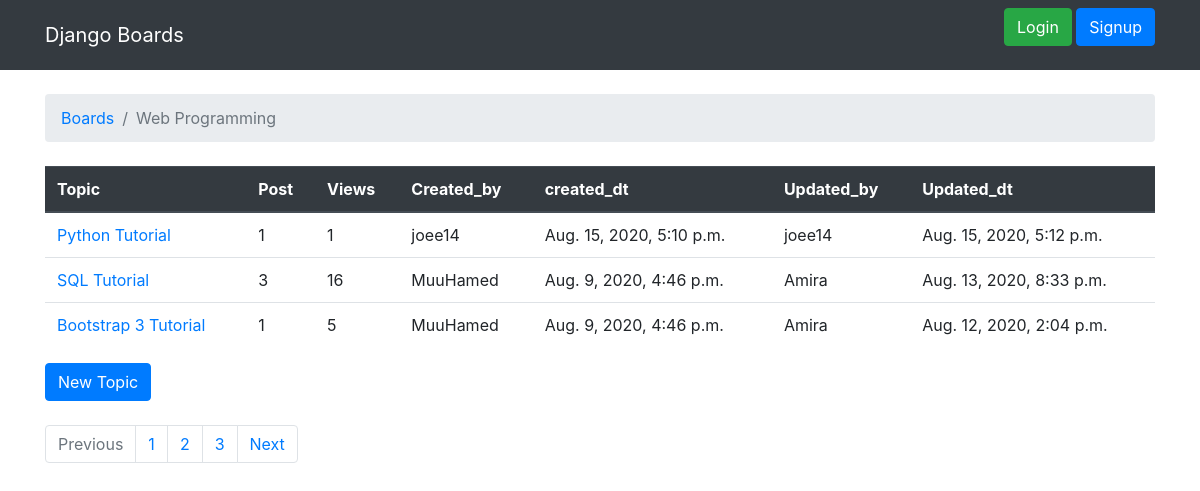
Screenshot of /dicussion_board/boards/1/ with the database file from the repository.
### boards/models.py (models this page shows, shortened)
class Board(models.Model):
    objects = None
    name = models.CharField(max_length=150, unique=True)
    description = models.CharField(max_length=150)
    def __str__(self):
        return self.name

class Topic(models.Model):
    objects = None
    subject = models.CharField(max_length=265)
    board = models.ForeignKey(Board, related_name='topics', on_delete=models.CASCADE)
    created_by = models.ForeignKey(User, related_name='topics', on_delete=models.CASCADE)
    created_dt = models.DateTimeField(auto_now_add=True)
    views = models.PositiveIntegerField(default=0)
    updated_by = models.ForeignKey(User, null=True, related_name='+', on_delete=models.CASCADE)
    updated_dt = models.DateTimeField(null=True)

### boards/views.py (the view)
# urls.py: path('boards/<int:id>/', views.board_topics, name='board_topics'),
def board_topics(request, id):
    board = get_object_or_404(Board, id=id)
    print(board)
    queryset = board.topics.order_by('-created_dt').annotate(comments=Count('posts'))
    page = request.GET.get('page', 1)
    paginator = Paginator(queryset, 3)
    try:
        topics = paginator.page(page)
    except PageNotAnInteger:
        topics = paginator.page(1)
    except EmptyPage:
        topics = paginator.page(paginator.num_pages)
    return render(request, 'topics.html', {'board': board, 'topics': topics})

### templates/topics.html (shortened to what this page needs)
{% extends 'base.html' %}
{% block breadcrumb %}
    <li class="breadcrumb-item active"><a href="{% url 'home'%}"> Boards </a></li>
    <li class="breadcrumb-item active"> {{board.name}} </li>
{% endblock %}
{% block content %}
<table class ="table">
    <thead class="thead-dark">
        <tr>
            <th> Topic </th>
            <th> Post  </th>
            <th> Views </th>
            <th> Created_by </th>
            <th> created_dt </th>
            <th> Updated_by </th>
            <th> Updated_dt </th>
        </tr>
    </thead>
   <tbody>
        {% for topic in topics %}
        <tr>
            <td> <a href="{% url 'topic_posts' board.id topic.id %}"> {{topic.subject }} </a></td>
            <td> {{topic.comments}} </td>
            <td> {{topic.views}} </td>
            <td> {{topic.created_by.username}} </td>
            <td> {{topic.created_dt}} </td>
            <td> {{topic.updated_by}} </td>
            <td> {{topic.updated_dt}} </td>
        </tr>
        {% endfor %}
   </tbody>
</table>
<a href="{% url 'new_topic' board.id %}" class="btn btn-primary"> New Topic </a>
<br><br>
<nav aria-label ="topics-pagination">
    <ul class="pagination">
        {% if topics.has_previous %}
            <li class="page-item">
                <a class="page-link" href="?page={{topics.previous.page_number}}"> Previous  </a>
            </li>
        {% else %}
            <li class="page-item disabled">
                <a class="page-link"> Previous </a>
            </li>
        {% endif %}
        {% for page_num in topics.paginator.page_range %}
            {% if topics_num == page_num %}
                <li class="page-item active">
                    {{page_num}}
                    <span class="sr-only"> (current) </span>
                </li>
            {% else %}
                <li class="page-item">
                    <a class="page-link" href="?page={{page_num}}"> {{page_num}} </a>
                </li>
            {% endif %}
        {% endfor %}
        {% if topics.has_next %}
            <li class="page-item">
                <a class="page-link" href="?page={{topics.next.page_number}}"> Next  </a>
            </li>
        {% else %}
            <li class="page-item disabled">
                <a class="page-link"> Next </a>
            </li>
        {% endif %}
    </ul>
</nav>
{% endblock %}

### rows the page displays
Board: name "Web Programming"
Topic: subject "Python Tutorial", comments "1", views "1", created_by.username "joee14", created_dt "Aug. 15, 2020, 5:10 p.m.", updated_by "joee14", updated_dt "Aug. 15, 2020, 5:12 p.m."
Topic: subject "SQL Tutorial", comments "3", views "16", created_by.username "MuuHamed", created_dt "Aug. 9, 2020, 4:46 p.m.", updated_by "Amira", updated_dt "Aug. 13, 2020, 8:33 p.m."
Topic: subject "Bootstrap 3 Tutorial", comments "1", views "5", created_by.username "MuuHamed", created_dt "Aug. 9, 2020, 4:46 p.m.", updated_by "Amira", updated_dt "Aug. 12, 2020, 2:04 p.m."

### other values shown
{{ page_num }} "1" "2" "3"
